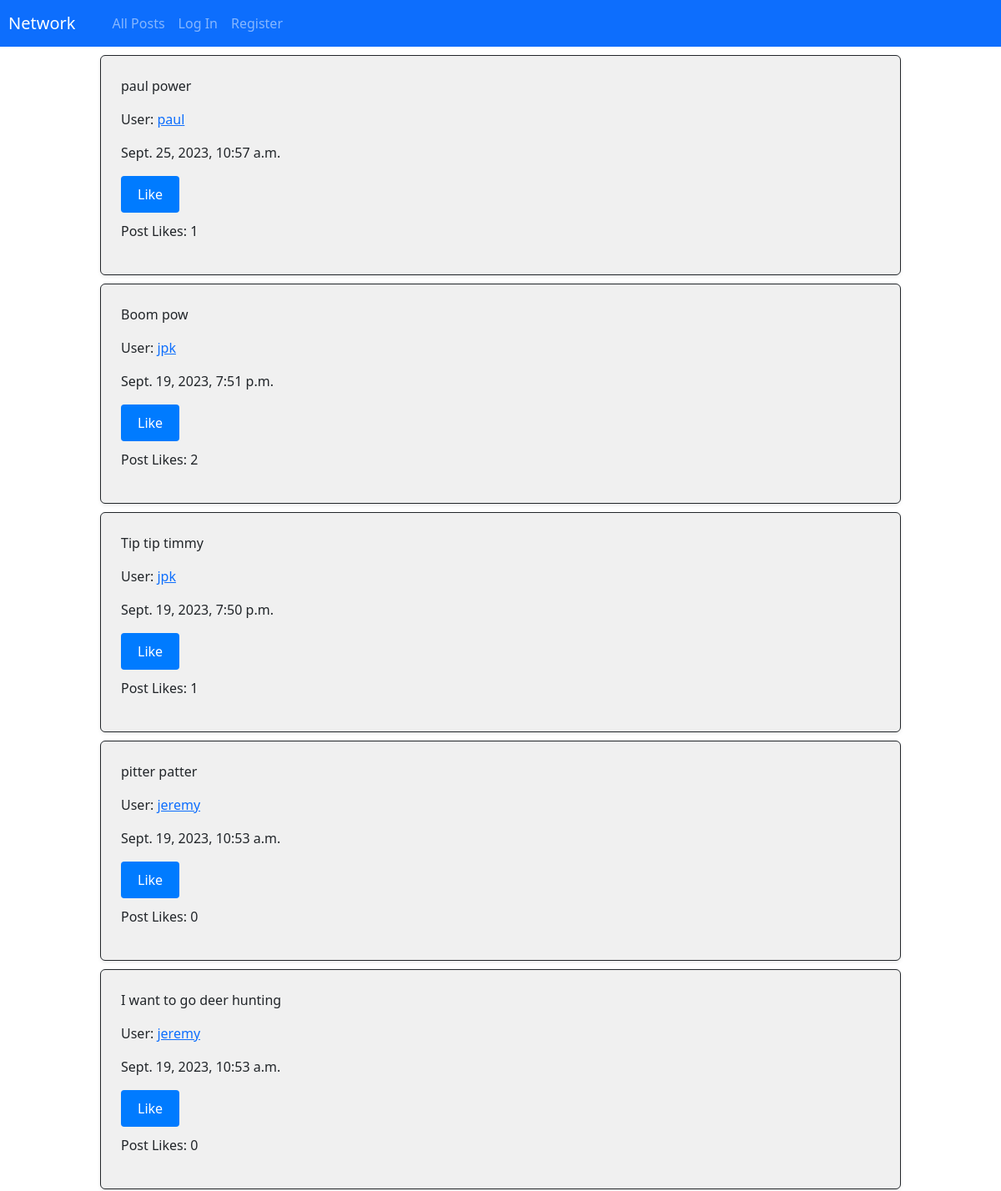
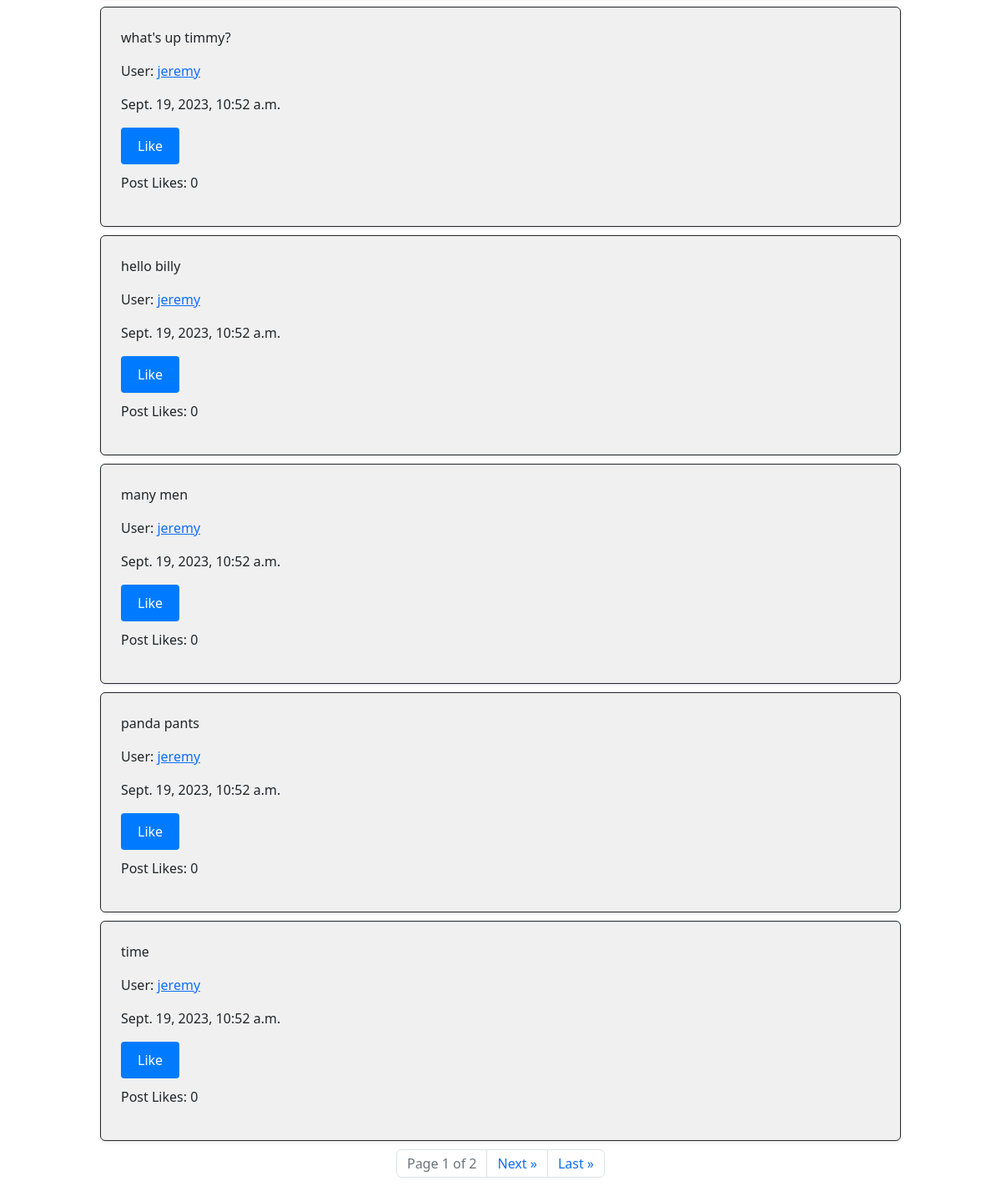
Before: / with the older database file (2 pictures, top to bottom).
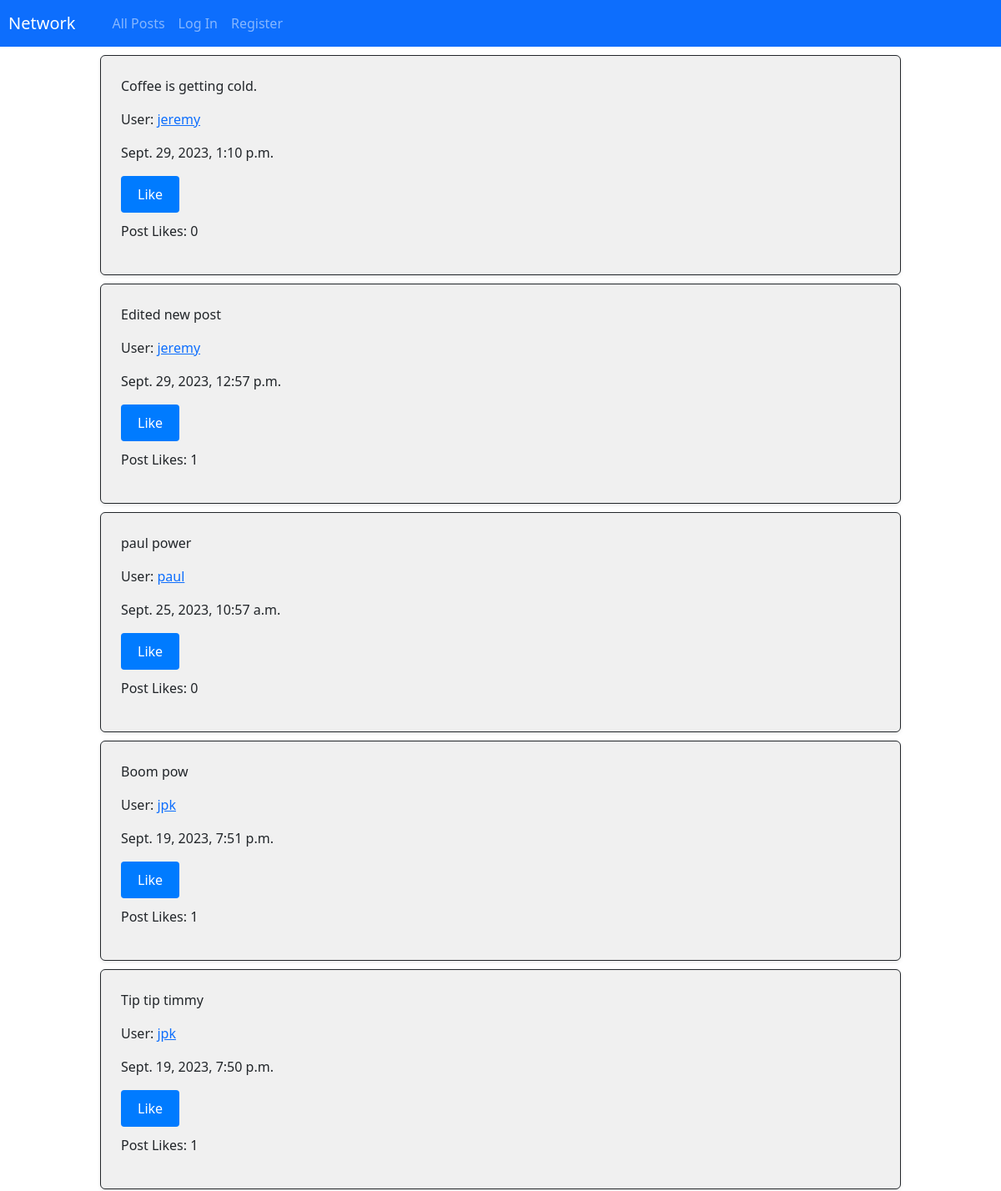
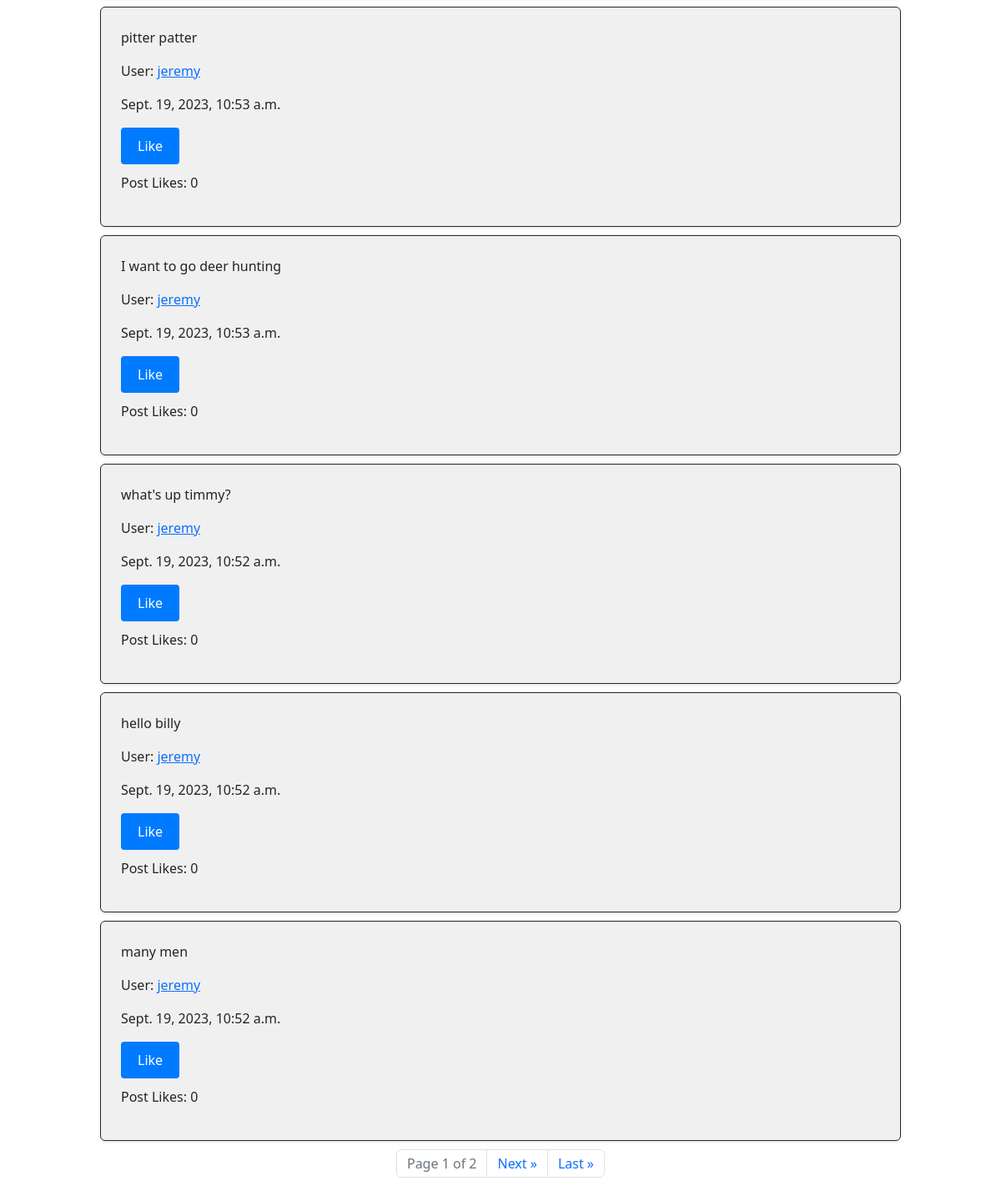
After: the same page with the newer database file (2 pictures, top to bottom).
### network/models.py (models this page shows, shortened)
class Post(models.Model):
    user = models.ForeignKey(User, on_delete=models.CASCADE)
    text = models.TextField(verbose_name="Post Text")
    timeStamp = models.DateTimeField(auto_now_add=True)
    likeCount = models.IntegerField(blank=True, null=True)

class User(AbstractUser):
    pass

### network/views.py (the view)
# urls.py: path("", views.index, name="index"),
def index(request):
    allPost = Post.objects.all().order_by('-timeStamp')
    paginator = Paginator(allPost, 10)
    page_number = request.GET.get('page')
    page_obj = paginator.get_page(page_number)
    has_previous_page = page_obj.has_previous
    userLikes = PostLike.objects.filter(user=request.user.id, currentLike=True)
    userLikesPostId = []
    for likes in userLikes:
            likeId = likes.post
            userLikesPostId.append(likeId)
    return render(request, "network/index.html", {
        "allPost": allPost,
        "page_obj": page_obj,
        "has_previous_page": has_previous_page,
        "userLikes": userLikesPostId
    })

### network/templates/network/index.html (shortened to what this page needs)
{% extends "network/layout.html" %}
{% load static %}
{% block body %}
    {% for post in page_obj %}
    <div id="postPage" class="border border-dark p-4 rounded shadow-sm" style="width: 80%; margin: 10px auto; background-color: #f0f0f0; padding: 10px;">
        <p>{{ post.text }}</p>
        <p>User: <a href="{% url 'user' post.user.id %}">{{ post.user.username }}</a></p>
        <p>{{ post.timeStamp }}</p>
        <button type="submit" id="postLike" class="post-like-button" data-post-id="{{ post.id }}" data-user-id="{{ post.user.id }}">
            {% if post in userLikes %}
                Unlike
            {% else %}
                Like
            {% endif %}
        </button>
        <p id="postLikeCount-{{ post.id }}" style="margin-top: 10px;">Post Likes: {% if post.likeCount == None %}
            0
        {% else %}
            {{ post.likeCount }}
        {% endif %}</p>
    </div>
    {% endfor %}
    <nav aria-label="Page navigation">
        <ul class="pagination justify-content-center">
            <li class="page-item disabled">
                <span class="page-link">Page {{ page_obj.number }} of {{ page_obj.paginator.num_pages }}</span>
            </li>
            {% if page_obj.has_next %}
                <li class="page-item">
                    <a class="page-link" href="?page={{ page_obj.next_page_number }}" aria-label="Next">
                        <span aria-hidden="true">Next &raquo;</span>
                    </a>
                </li>
                <li class="page-item">
                    <a class="page-link" href="?page={{ page_obj.paginator.num_pages }}" aria-label="Last">
                        <span aria-hidden="true">Last &raquo;</span>
                    </a>
                </li>
            {% endif %}
        </ul>
    </nav>
{% endblock %}

### network/templates/network/layout.html (shortened to what this page needs)
{% load static %}
<!DOCTYPE html>
<html lang="en">
    <head>
        <link rel="stylesheet" href="https://stackpath.bootstrapcdn.com/bootstrap/4.4.1/css/bootstrap.min.css">
        <link rel="stylesheet" href="https://cdn.jsdelivr.net/npm/bootstrap@5.3.0/dist/css/bootstrap.min.css">
        <link href="{% static 'network/styles.css' %}" rel="stylesheet">
    </head>
    <body>
        <nav class="navbar navbar-expand-lg navbar-dark bg-primary">
            <a class="navbar-brand" href="#" style="margin-left: 10px;">Network</a>
            <div style="margin-left: 20px;">
              <ul class="navbar-nav mr-auto">
                <li class="nav-item">
                  <a class="nav-link" href="{% url 'index' %}">All Posts</a>
                </li>
                {% if user.is_authenticated %}
                    <li class="nav-item">
                        <a class="nav-link" href="{% url 'follow_page' %}">Following</a>
                    </li>
                    <li class="nav-item">
                        <a class="nav-link" href="{% url 'logout' %}">Log Out</a>
                    </li>
                {% else %}
                    <li class="nav-item">
                        <a class="nav-link" href="{% url 'login' %}">Log In</a>
                    </li>
                    <li class="nav-item">
                        <a class="nav-link" href="{% url 'register' %}">Register</a>
                    </li>
                {% endif %}
              </ul>
            </div>
          </nav>
        <div class="body">
            {% block body %}
            {% endblock %}
        </div>
    </body>
</html>

### network/static/network/styles.css (style rules this page uses)
button { padding: 10px 20px; background-color: #007bff; color: #fff; border: none; border-radius: 4px; cursor: pointer; }

Changed rows visible on the page:
no longer on this page (row unchanged): Post: text "panda pants", user.username "jeremy", timeStamp "Sept. 19, 2023, 10:52 a.m."
no longer on this page (row unchanged): Post: text "time", user.username "jeremy", timeStamp "Sept. 19, 2023, 10:52 a.m."
added Post: text "Coffee is getting cold.", user.username "jeremy", timeStamp "Sept. 29, 2023, 1:10 p.m."
added Post: text "Edited new post", user.username "jeremy", timeStamp "Sept. 29, 2023, 12:57 p.m.", likeCount "1"
changed Post "paul power": likeCount "1" → "0"
changed Post "Boom pow": likeCount "2" → "1"
